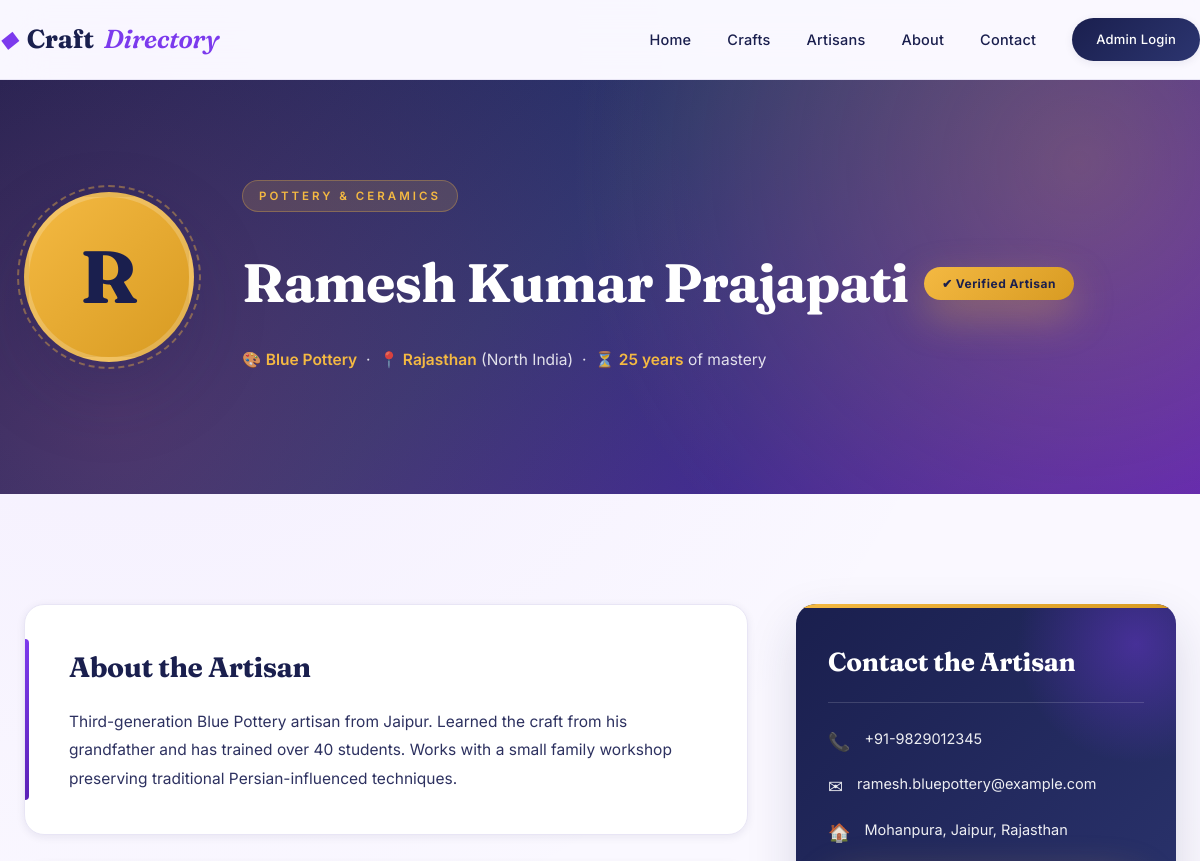
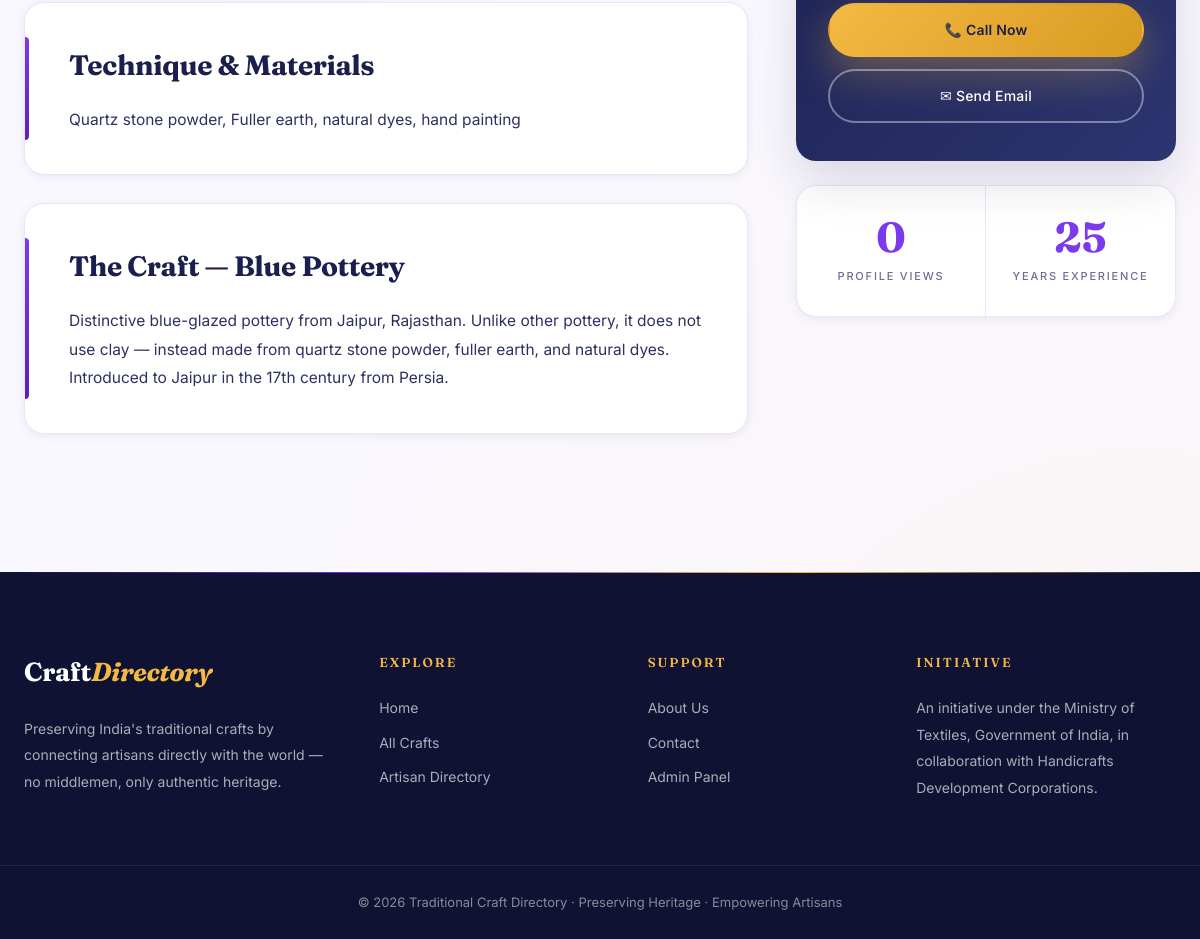
Page /artisan-profile.php?id=1 on the committed database (2 pictures, top to bottom).
### tables this page shows
CREATE TABLE artisans (
    id INT AUTO_INCREMENT PRIMARY KEY,
    name VARCHAR(150) NOT NULL,
    craft_id INT,
    region_id INT,
    experience_years INT DEFAULT 0,
    workshop_address TEXT,
    contact_number VARCHAR(20),
    email VARCHAR(150),
    description TEXT,
    technique TEXT,
    image VARCHAR(255) DEFAULT NULL,
    is_verified TINYINT(1) DEFAULT 0,
    profile_views INT DEFAULT 0,
    created_at TIMESTAMP DEFAULT CURRENT_TIMESTAMP,
    FOREIGN KEY (craft_id) REFERENCES crafts(id) ON DELETE SET NULL,
    FOREIGN KEY (region_id) REFERENCES regions(id) ON DELETE SET NULL,
    INDEX idx_artisan_craft (craft_id),
    INDEX idx_artisan_region (region_id),
    INDEX idx_artisan_verified (is_verified)
);

CREATE TABLE categories (
    id INT AUTO_INCREMENT PRIMARY KEY,
    category_name VARCHAR(100) NOT NULL,
    slug VARCHAR(120) NOT NULL UNIQUE
);

CREATE TABLE crafts (
    id INT AUTO_INCREMENT PRIMARY KEY,
    craft_name VARCHAR(150) NOT NULL,
    category_id INT,
    region_id INT,
    description TEXT,
    image VARCHAR(255) DEFAULT NULL,
    created_at TIMESTAMP DEFAULT CURRENT_TIMESTAMP,
    FOREIGN KEY (category_id) REFERENCES categories(id) ON DELETE SET NULL,
    FOREIGN KEY (region_id) REFERENCES regions(id) ON DELETE SET NULL,
    INDEX idx_craft_category (category_id),
    INDEX idx_craft_region (region_id)
);

CREATE TABLE regions (
    id INT AUTO_INCREMENT PRIMARY KEY,
    state_name VARCHAR(100) NOT NULL,
    zone VARCHAR(50) NOT NULL,
    INDEX idx_zone (zone)
);

### artisan-profile.php (the view, shortened to what this page needs)
<?php
include 'includes/db.php';
include 'includes/header.php';
$id = intval($_GET['id'] ?? 0);
$conn->query("UPDATE artisans SET profile_views = profile_views + 1 WHERE id=$id");
$sql = "SELECT a.*, c.craft_name, c.description AS craft_desc, cat.category_name, r.state_name, r.zone
        FROM artisans a
        LEFT JOIN crafts c ON a.craft_id=c.id
        LEFT JOIN categories cat ON c.category_id=cat.id
        LEFT JOIN regions r ON a.region_id=r.id
        WHERE a.id=$id";
$res = $conn->query($sql);
$a = $res->fetch_assoc();
?>
<section class="profile-hero">
  <div class="container profile-header">
    <div class="profile-avatar"><?= strtoupper(substr($a['name'],0,1)) ?></div>
    <div class="profile-info">
      <span class="eyebrow"><?= htmlspecialchars($a['category_name']) ?></span>
      <h1><?= htmlspecialchars($a['name']) ?>
        <?php if($a['is_verified']): ?><span class="verified-badge">✔ Verified Artisan</span><?php endif; ?>
      </h1>
      <p class="profile-meta">
        🎨 <strong><?= htmlspecialchars($a['craft_name']) ?></strong> &nbsp;·&nbsp;
        📍 <strong><?= htmlspecialchars($a['state_name']) ?></strong> (<?= htmlspecialchars($a['zone']) ?> India) &nbsp;·&nbsp;
        ⏳ <strong><?= $a['experience_years'] ?> years</strong> of mastery
      </p>
    </div>
  </div>
</section>
<section class="section">
  <div class="container profile-grid">
    <div class="profile-main">
      <div class="info-block">
        <h2>About the Artisan</h2>
        <p><?= nl2br(htmlspecialchars($a['description'])) ?></p>
      </div>
      <div class="info-block">
        <h2>Technique & Materials</h2>
        <p><?= nl2br(htmlspecialchars($a['technique'])) ?></p>
      </div>
      <div class="info-block">
        <h2>The Craft — <?= htmlspecialchars($a['craft_name']) ?></h2>
        <p><?= nl2br(htmlspecialchars($a['craft_desc'])) ?></p>
      </div>
    </div>
    <aside class="profile-side">
      <div class="contact-card">
        <h3>Contact the Artisan</h3>
        <p><span>📞</span> <?= htmlspecialchars($a['contact_number']) ?></p>
        <p><span>✉</span> <?= htmlspecialchars($a['email']) ?></p>
        <p><span>🏠</span> <?= htmlspecialchars($a['workshop_address']) ?></p>
        <a href="tel:<?= htmlspecialchars($a['contact_number']) ?>" class="btn btn-primary btn-block">📞 Call Now</a>
        <a href="mailto:<?= htmlspecialchars($a['email']) ?>" class="btn btn-outline btn-block">✉ Send Email</a>
      </div>
      <div class="stats-card">
        <div><strong><?= $a['profile_views'] ?></strong><span>Profile Views</span></div>
        <div><strong><?= $a['experience_years'] ?></strong><span>Years Experience</span></div>
      </div>
    </aside>
  </div>
</section>
<?php include 'includes/footer.php'; ?>

### rows in the picture
artisans: name "R", categories.category_name "POTTERY & CERAMICS", name "Ramesh Kumar Prajapati", craft.craft_name "Blue Pottery", region.state_name "Rajasthan", region.zone "North", experience_years "25", description "Third-generation Blue Pottery artisan from Jaipur. Learned the craft from his grandfather and has trained over 40 students. Works with a small family workshop preserving traditional Persian-influenced techniques.", technique "Quartz stone powder, Fuller earth, natural dyes, hand painting", craft.description "Distinctive blue-glazed pottery from Jaipur, Rajasthan. Unlike other pottery, it does not use clay — instead made from quartz stone powder, fuller earth, and natural dyes. Introduced to Jaipur in the 17th century from Persia.", contact_number "+91-9829012345", email "ramesh.bluepottery@example.com", workshop_address "Mohanpura, Jaipur, Rajasthan", profile_views "0"
